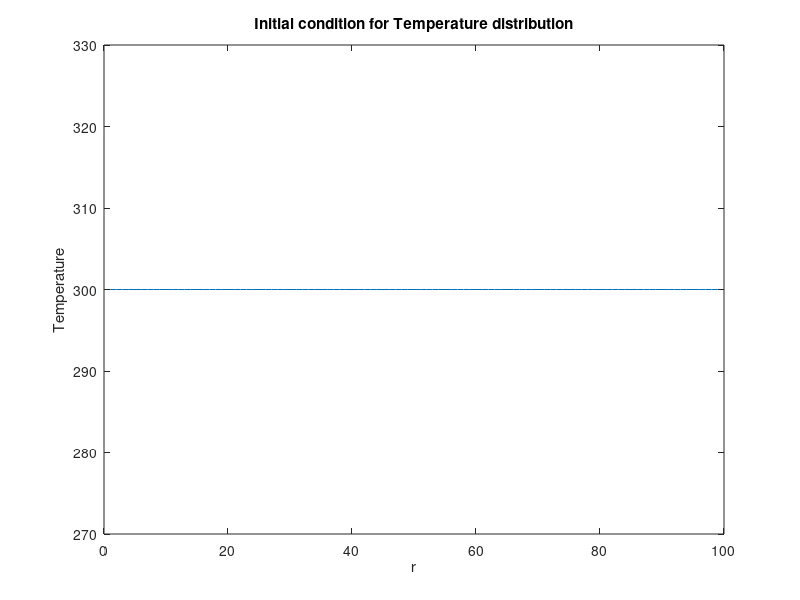
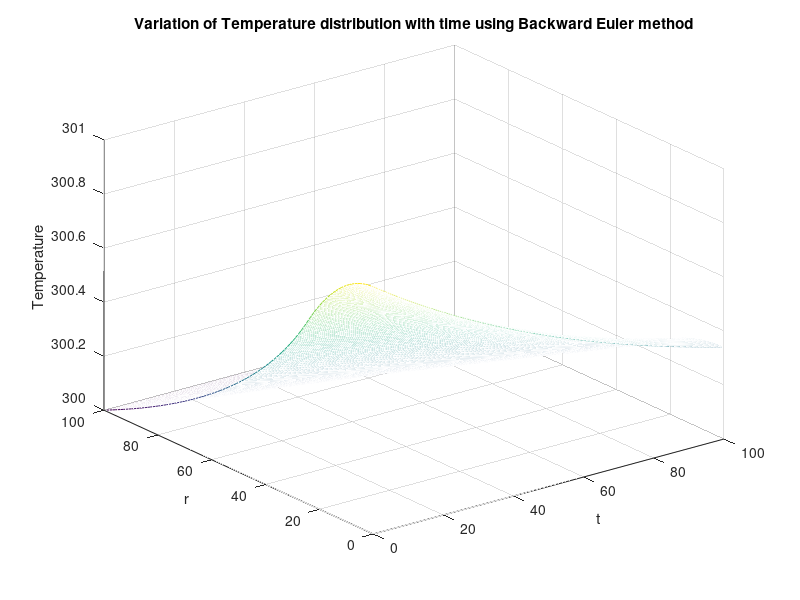
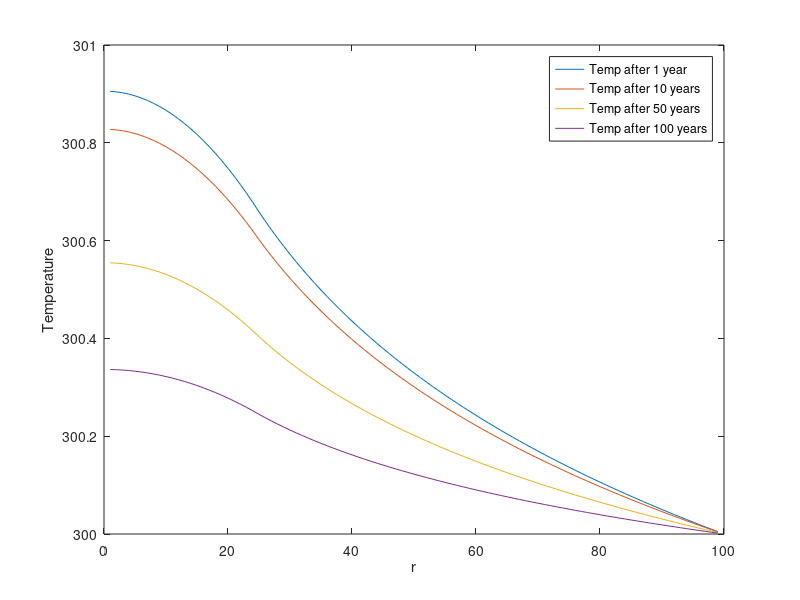

Source code (MATLAB) for these figures, in order:
%% NuclearWaste.m 

%% Author: Louise Olsen-Kettle (email: l.kettle1@uq.edu.au, @DrOlsen-Kettle)
%% Code to supplement lecture notes by Louise Olsen-Kettle:
%% Numerical solution of Partial Differential Equations (PDEs)
%% Webpage: http://espace.library.uq.edu.au/view/UQ:239427
%% ISBN: 978-1-74272-149-1

% using an implicit Backward Euler method for the radioactive decay of a nuclear rod for 0 < r < 100cm, 0 < t < 100years
% solving T_t = kappa*(T_rr + T_r/r) + S(r,t)


r1=0;
rc=100.; % r_c = 100cm 
r2=rc;

T = 100.; % length of time for solution

n = 99;   % no of grid points r_j 
m = 1000.;

dr = rc/(n+1.); % grid spacing in r direction

dt = T/m;



t=0.; % initial time = 0

kappa = 2.e7; % thermal diffusivity constant

s = kappa*dt/(dr^2);  % gain parameter 

% build the A matrix to march finite difference solution forward in time

% check first with n=3 to test that you are getting the right A matrix and b vector:

%s=1  % checkpoint values comment out later!!!
%n=3  % checkpoint values comment out later!!!

% we are solving for T_1 to T_n

A=zeros(n,n);

for i = 1:n
    for j = 1:n

        if i==j
           A(i,j) = 1. + 2.*s;
        elseif i==j-1
           A(i,j) = -s - s/(2.*i);
        elseif i==j+1
           A(i,j) = -s + s/(2.*i);
        else
           A(i,j) = 0.;
        end
    end
end

% specify boundary conditions through vector b and by changing any rows in A matrix needed - for Neumann boundary conditions

% for Neumann boundary conditions at r=0: dT(0,t)/dr = 0 is approximated by T_0^k = T_1^k

A(1,1) = 1+s+s/2;

b= zeros(n,1);

% for Dirichlet boundary conditions at r=rc: b[n] = (-s-s/(2*n))*300. 
% U(r=rc, t) = 300.
b(n) = -(-s-s/(2*n))*300.;

%b % check b is right too!

% set up mesh in r-direction:
r = linspace(r1+dr,r2-dr, n)';

% Set up vector T^0 at time tk=0: T(r,0) = 300K 
 
T_tk = 300.*ones(n,1);

figure(1)
plot (r,T_tk,'-')
title ('Initial condition for Temperature distribution')
xlabel ('r')
ylabel ('Temperature')

% store solution for each time in matrix Temp(n x m):

Temp=zeros(n,m);
tvec=zeros(m,1);

Temp(:,1) = T_tk;
tvec(1) = t;

% now march solution forward in time using U_tk+1 = inverse(A)*(U_tk + b):

% define source term due to radioactive decay of nuclear rod:
% source vector is only nonzero for r < a=25cm

source_vector = zeros(n,1);
a_source = 25.;   % a = 25cm radius of rod is 25cm
Trod = 1.;  % initial temperature change due to nuclear rod is 1K
tau_0 = 100;  % half-life of rod is 100 years

for i = 1:n
    if r(i) < a_source
       source_vector(i) = 1;
    end
end

temp_solutions=zeros(4,1);
isolution = 1;

for k = 1:m
    t = t+dt;
    % if boundary conditions vary with time you need to update b here
    % with implicit method we solve a matrix equation at each step:
 
    % source term depends on time
    source = (Trod*exp(-t/tau_0)/(a_source^2))*source_vector;

    c = T_tk + b + kappa*dt*source;
    T_tk_1 = A\c;  
    % this is very time consuming later we will discuss faster ways to solve this problem using iterative methods

    Temp(:,k) = T_tk_1;
 
    % for next time step:
    T_tk = T_tk_1;
    tvec(k) = t;

    % record temperature at t = 1,10,50 and 100 years
    if k==10
       temp_solutions(isolution) = t
       isolution = isolution+1;
       Temp1year = T_tk_1;
    elseif k==100
       temp_solutions(isolution) = t
       isolution = isolution+1;
       Temp10year = T_tk_1;
    elseif k==500
       temp_solutions(isolution) = t
       isolution = isolution+1;
       Temp50year = T_tk_1;
    elseif k==1000
       temp_solutions(isolution) = t
       isolution = isolution+1;
       Temp100year = T_tk_1;
    end

end



figure(2)
mesh (tvec,r,Temp)
title ('Variation of Temperature distribution with time using Backward Euler method')
xlabel ('t')
ylabel ('r')
zlabel ('Temperature')


figure(3)

plot(r,Temp1year,r,Temp10year,r,Temp50year,r,Temp100year)

legend ('Temp after 1 year', 'Temp after 10 years', 'Temp after 50 years', 'Temp after 100 years')

xlabel ('r')
ylabel ('Temperature')
